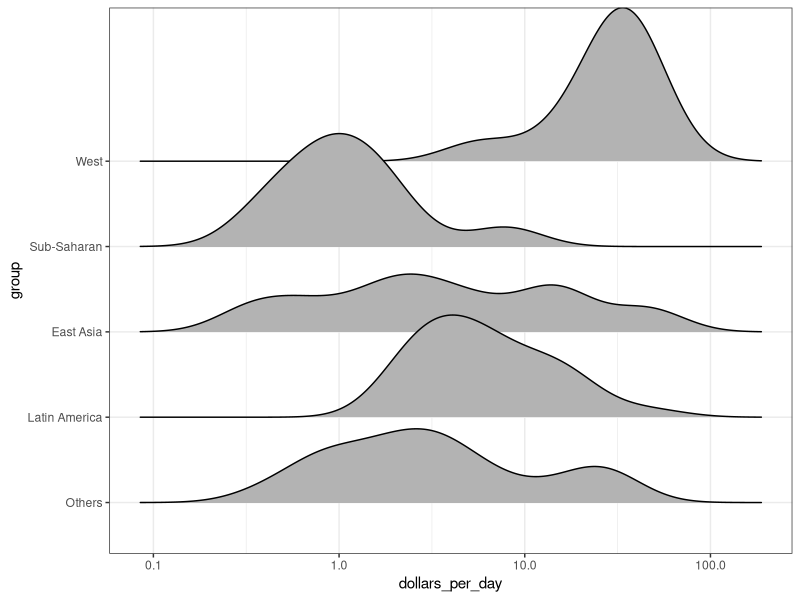
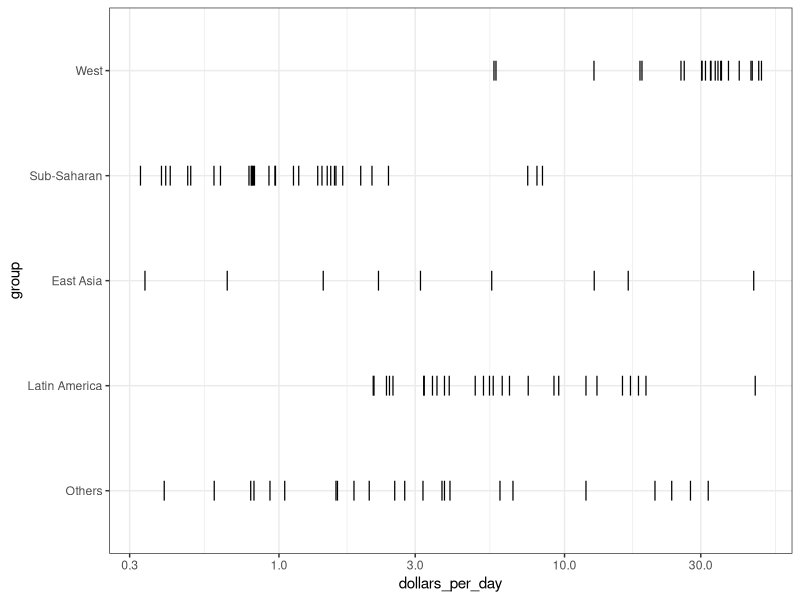
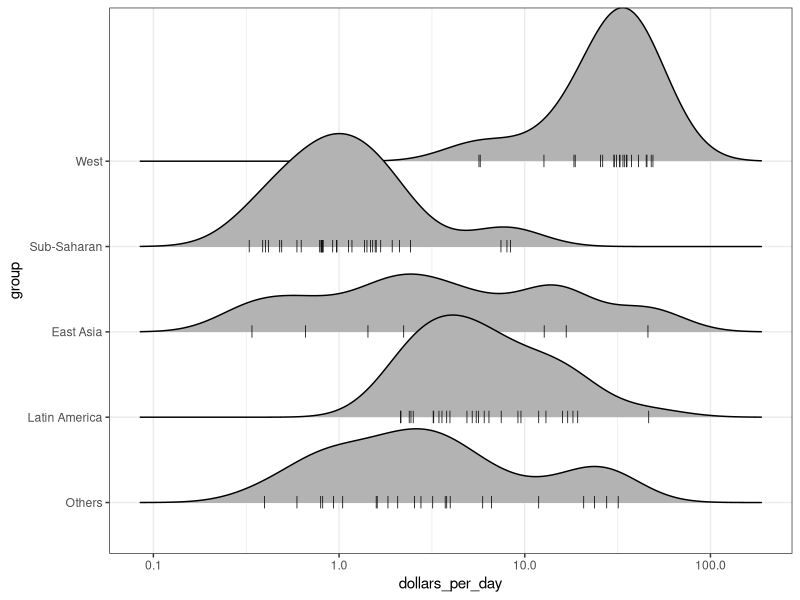
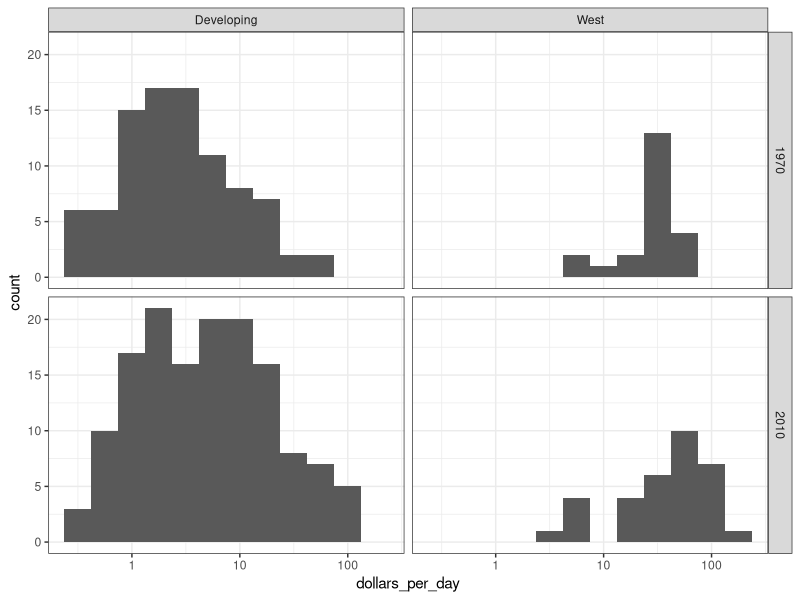
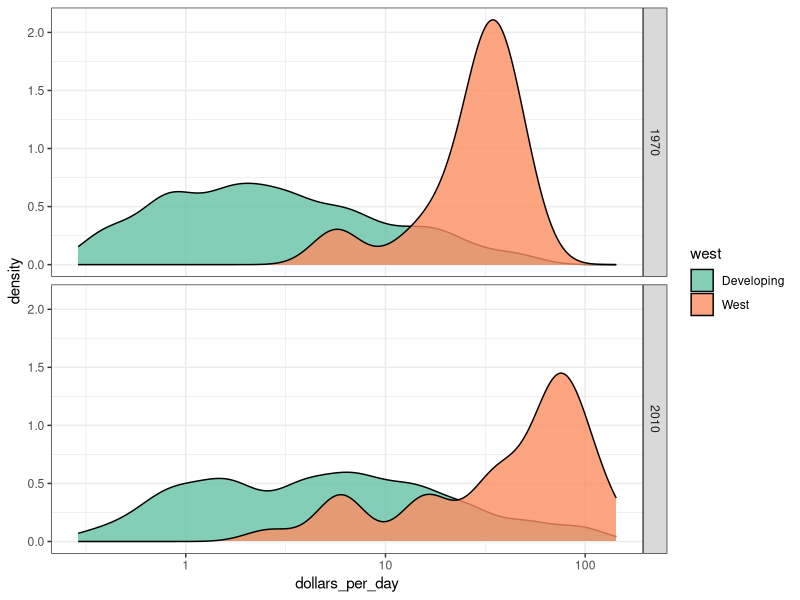
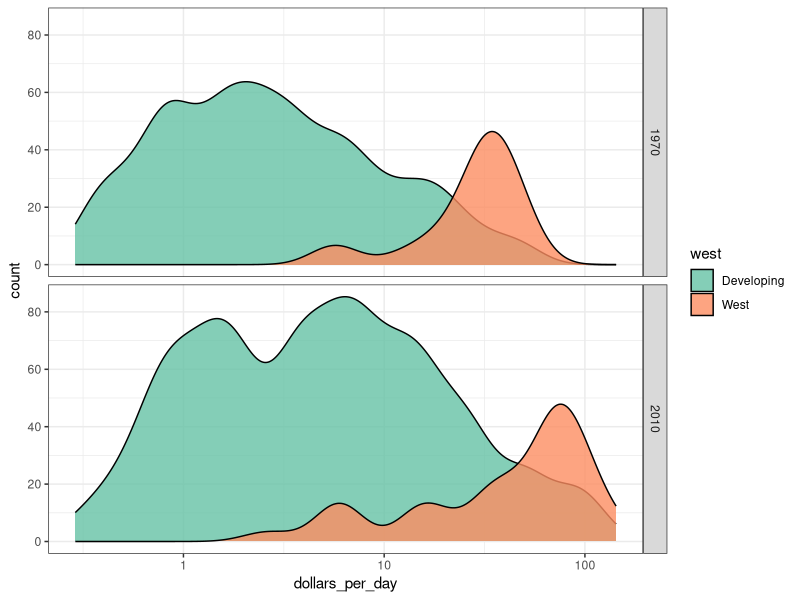
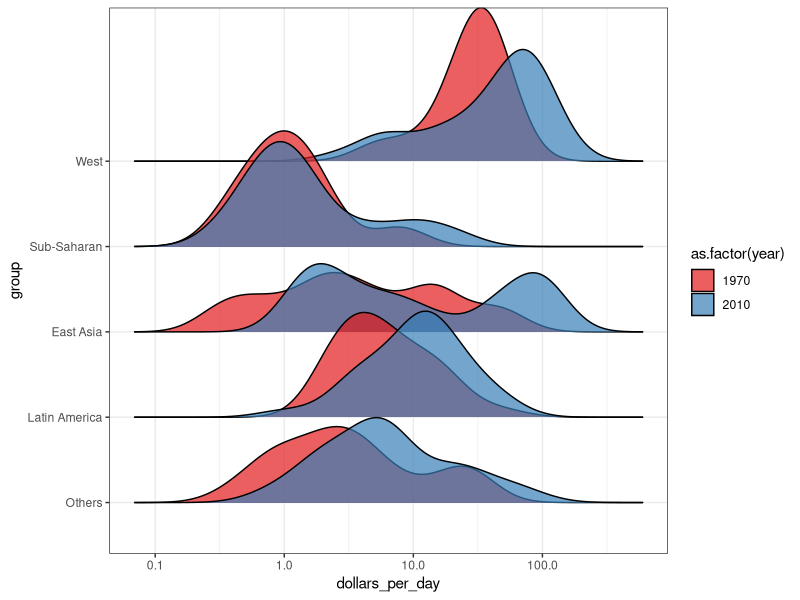
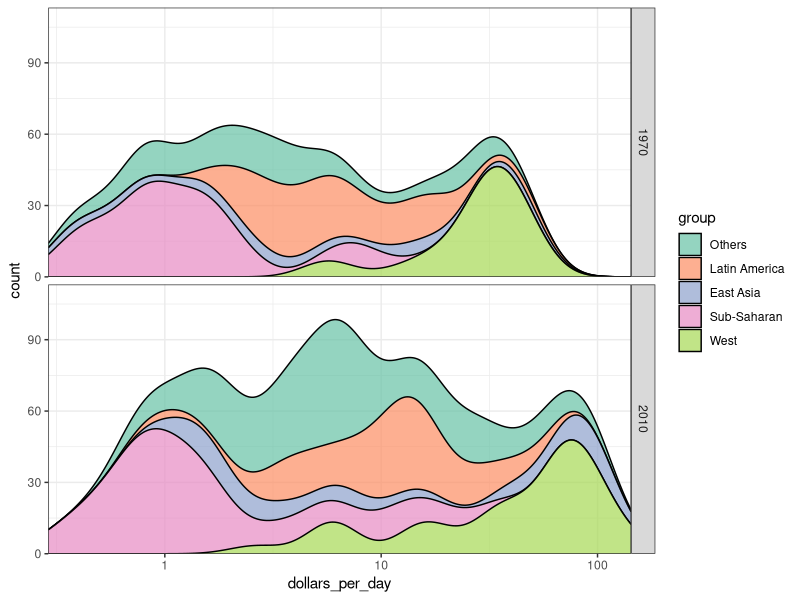

These charts were generated, in order, by the following R code:
## ---- chunk 1
knitr::opts_chunk$set(cache = FALSE, message = FALSE, warning = FALSE, echo = TRUE)
## ---- chunk 2
library(tidyverse)
library(dslabs)
library(ggridges)
theme_set(theme_bw())
## ---- chunk 3
data(gapminder)
gapminder <- gapminder %>%
  mutate(
    dollars_per_day = (gdp / population) / 365,
    group = case_when(
      region %in% c("Western Europe", "Northern Europe","Southern Europe",  "Northern America",  "Australia and New Zealand") ~ "West",
      region %in% c("Eastern Asia", "South-Eastern Asia") ~ "East Asia",
      region %in% c("Caribbean", "Central America",  "South America") ~ "Latin America",
      continent == "Africa" &  region != "Northern Africa" ~ "Sub-Saharan", 
      TRUE ~ "Others"
    ),
    group = factor(group, levels = c("Others", "Latin America",  "East Asia", "Sub-Saharan", "West")),
    west = ifelse(group == "West", "West", "Developing")
  )
## ---- chunk 4
past_year <- 1970
gapminder_subset <- gapminder %>%
  filter(year == past_year, !is.na(dollars_per_day))

ggplot(gapminder_subset, aes(dollars_per_day, group)) +  
  geom_density_ridges() +
  scale_x_log10()
## ---- chunk 5
ggplot(gapminder_subset, aes(dollars_per_day, group)) +
  geom_point(shape = "|", size = 5) +
  scale_x_log10()
## ---- chunk 6
ggplot(gapminder_subset, aes(dollars_per_day, group)) +
  geom_density_ridges(
    jittered_points = TRUE, 
    position = position_points_jitter(height = 0),
    point_shape = '|', point_size = 3
  ) +
  scale_x_log10()
## ---- chunk 7
past_year <- 1970
present_year <- 2010
years <- c(past_year, present_year)

gapminder_subset <- gapminder %>%
  filter(year %in% years, !is.na(dollars_per_day))

ggplot(gapminder_subset, aes(dollars_per_day)) +
  geom_histogram(binwidth = 0.25) +
  scale_x_log10() +
  facet_grid(year ~ west)
## ---- chunk 8
ggplot(gapminder_subset, aes(dollars_per_day, fill = west)) +
  geom_density(alpha = 0.8, bw = 0.12) +
  scale_x_log10() +
  scale_fill_brewer(palette = "Set2") +
  facet_grid(year ~ .)
## ---- chunk 9
ggplot(gapminder_subset, aes(dollars_per_day, y = ..count.., fill = west)) +
  geom_density(alpha = 0.8, bw = 0.12) +
  scale_x_log10() +
  scale_fill_brewer(palette = "Set2") +
  facet_grid(year ~ .)
## ---- chunk 10
ggplot(gapminder_subset, aes(dollars_per_day, y = group, fill = as.factor(year))) +
  geom_density_ridges(alpha = 0.7) +
  scale_fill_brewer(palette = "Set1") +
  scale_x_log10()
## ---- chunk 11
ggplot(gapminder_subset, aes(dollars_per_day, fill = group, y = ..count..)) +
  geom_density(alpha = 0.7, bw = .12, position = "stack") +
  scale_fill_brewer(palette = "Set2") +
  scale_x_log10(expand = c(0, 0)) +
  scale_y_continuous(expand = c(0, 0, 0.15, 0)) +
  facet_grid(year ~ .)
